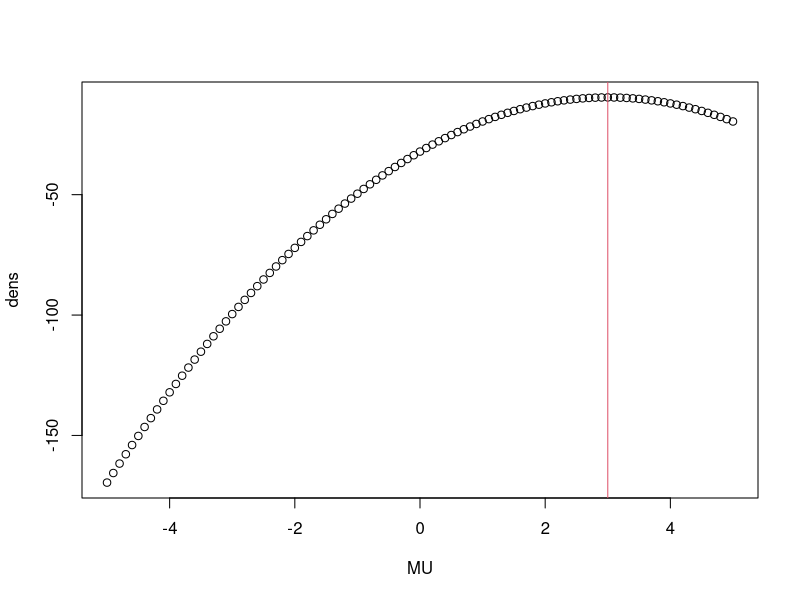
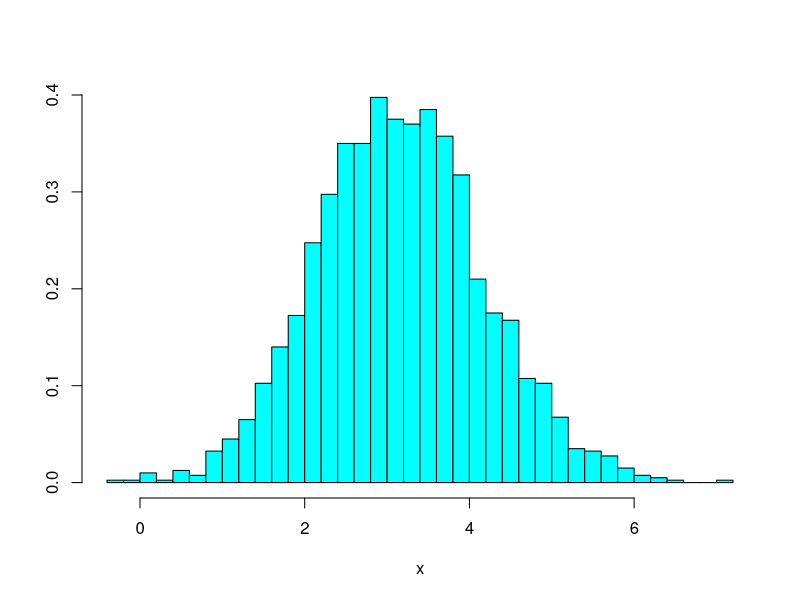
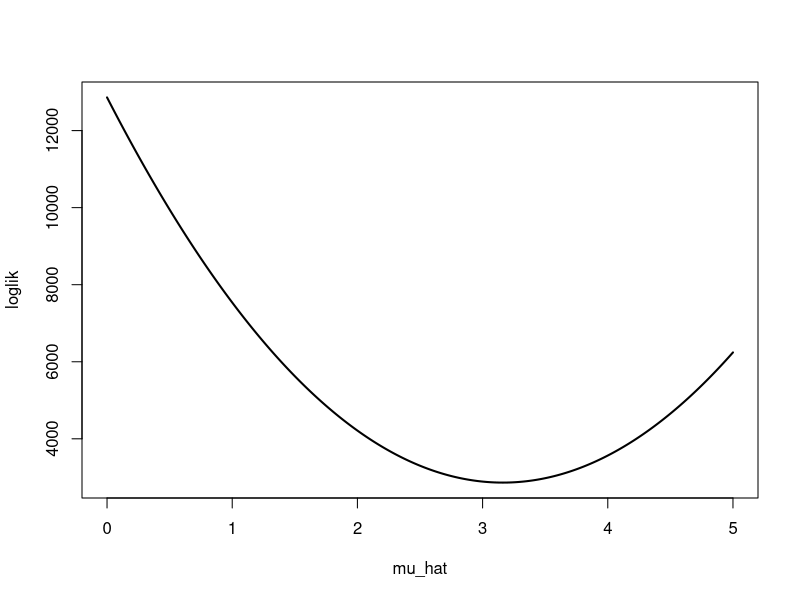

Write R code to recreate these figures, in order.
## R_Demo_Simulation_Learning_Estimate_Mean.R
##########################################################################
## INSTRUCTOR: Christopher Fariss
## COURSE NAME: Advanced Computational Methods for Social Media and Textual Data (3B)
## University of Essex Summer School 2023
##
## Date: 2023-08-09
##
## Please e-mail me if you find any errors or have and suggestions (either email is fine)
## e-mail: cjf0006@gmail.com
## e-mail: cjfariss@umich.edu
##
##########################################################################
## Introduction to tutorial:
##
## (1) This tutorial estimates the mean value from a vector of numeric data using the notion of distance.
## 
## Instead of calculating the mean directly, we will estimate the mean by minimizing a function that compares a range of possible estimates of the mean to the data we obtained in the vector (i.e., distance between possible estimate and each of the data points).
##
## The program below finds a range of possible values.
## These values include the maximum value of the log-likelihood which summarizes the disagreement/distance between a potential estimate of the mean and each of the observed data points in the data vector.
##
## This algorithm will provide the same answer as the algorithm for finding the average, which is taught to each of us in grade school.
##
## We will consider several loss-statistics. 
##
## These loss-statistics simply calculate the distance between a parameter estimate or our best guess AND a set of data points. 
##
## We are calculating distances for each observation in a dataset and summarizing these distances. 
## Sometimes we will call these distances something else: usually error or sometimes difference. 
## We will consider another loss function, gradient descent, later in the course.
##
##########################################################################

x <- 1:5
x


## load packages
pkgs <- c("MASS")
invisible(sapply(pkgs, require, character.only = TRUE))


## define a function that calculates the using the normal distribution function
normal_density <- function(data, mu, sigma){
    1/(sigma*sqrt(2*pi)) * exp(-(data - mu)^2/2*sigma^2)
}

## call the user defined density function
normal_density(data=x, mu=1, sigma=1)
normal_density(data=x, mu=2, sigma=1)
normal_density(data=x, mu=3, sigma=1)
normal_density(data=x, mu=4, sigma=1)
normal_density(data=x, mu=8, sigma=1)
normal_density(data=x, mu=100, sigma=1)

## evaluate the sum of the log-likelihood when we guess that mu is 2
mu_hat <- 2
sigma<-1
sum(log(1/(sigma*sqrt(2*pi)) * exp(-(x - mu_hat)^2/2*sigma^2)))

sum(log(normal_density(data=x, mu=mu_hat, sigma=1)))

sum(log(dnorm(x, mean=mu_hat, sd=1)))

## evaluate the sum of the log-likelihood when we guess that mu is 3
mu_hat <- 3
sum(log(1/(sigma*sqrt(2*pi)) * exp(-(x - mu_hat)^2/2*sigma^2)))

### evaluate the sum of the log-likelihood when we guess that mu is 4
mu_hat <- 4
sum(log(1/(sigma*sqrt(2*pi)) * exp(-(x - mu_hat)^2/2*sigma^2)))

## evaluate the sum of the log-likelihood when we guess that mu is 5
mu_hat <- 5
sum(log(1/(sigma*sqrt(2*pi)) * exp(-(x - mu_hat)^2/2*sigma^2)))

mu_hat <- 20
sum(log(1/(sigma*sqrt(2*pi)) * exp(-(x - mu_hat)^2/2*sigma^2)))

## print x to screen
x

## define an empty vector
dens <- c()

## define a sequence of values
MU <- seq(-5,5,.1)
for(i in 1:length(MU)){
    mu_hat <- MU[i]
    dens[i] <- sum(log(1/(sigma*sqrt(2*pi)) * exp(-(x - mu_hat)^2/2*sigma^2)))
}
par(mfrow=c(1,1))
plot(MU, dens)
abline(v=3, col=2)
## what is the best mu_hat? Is this average of the vector of data?

##########################################################################
## apply the density function and the equation for the log-likelihood, which is a loss function
##########################################################################

## make a very simple dataset
simple_data <- 1:5

## print the data
simple_data


##########################################################################
## what is the density for each value in the dataset if we assume mu, the average, is 1?
normal_density(data=simple_data, mu=1, sigma=1)

## what is the density for each value in the dataset if we assume mu, the average, is 2?
normal_density(data=simple_data, mu=2, sigma=1)

## what is the density for each value in the dataset if we assume mu, the average, is 3?
normal_density(data=simple_data, mu=3, sigma=1)

## what is the density for each value in the dataset if we assume mu, the average, is 4?
normal_density(data=simple_data, mu=4, sigma=1)

## what is the density for each value in the dataset if we assume mu, the average, is 4?
normal_density(data=simple_data, mu=4, sigma=1)

##########################################################################
## note: we can summarize these values by using the loss function defined above, which we called the log-likelihood
##########################################################################

## we can multiple all the densities together to get the likihood statistic
prod(normal_density(data=simple_data, mu=1, sigma=1))
prod(normal_density(data=simple_data, mu=2, sigma=1))
prod(normal_density(data=simple_data, mu=3, sigma=1))
prod(normal_density(data=simple_data, mu=4, sigma=1))
prod(normal_density(data=simple_data, mu=5, sigma=1))

## we can take the sum of the all the logged densities to get the log-likihood statistic (we usually multiply by -1 so the we mind the min instead of the max. consistent with the likihood function)
-sum(log(normal_density(data=simple_data, mu=1, sigma=1)))
-sum(log(normal_density(data=simple_data, mu=2, sigma=1)))
-sum(log(normal_density(data=simple_data, mu=3, sigma=1)))
-sum(log(normal_density(data=simple_data, mu=4, sigma=1)))
-sum(log(normal_density(data=simple_data, mu=5, sigma=1)))

## we can transform the log-likelihood into the likelihood statistic by using the exponentiation function exp()
exp(sum(log(normal_density(data=simple_data, mu=1, sigma=1))))
exp(sum(log(normal_density(data=simple_data, mu=2, sigma=1))))
exp(sum(log(normal_density(data=simple_data, mu=3, sigma=1))))
exp(sum(log(normal_density(data=simple_data, mu=4, sigma=1))))
exp(sum(log(normal_density(data=simple_data, mu=5, sigma=1))))

## another commonly used loss statistic is the root-mean-squared-error which we use in later programs because it is a bit easier to think about
sqrt(mean((simple_data-1)^2))
sqrt(mean((simple_data-2)^2))
sqrt(mean((simple_data-3)^2))
sqrt(mean((simple_data-4)^2))
sqrt(mean((simple_data-5)^2))

##########################################################################
## note: that all of these statistics are in agreement that our best guess at the values of the dataset, in terms of the ability of our single guess to reduce the distance between the guess of the single parameter and each data point is the simple average
##########################################################################

##########################################################################
## let's do this via a simulation now
##########################################################################

## specify the number of units
sample_size <- 2000
sample_size

## take a random draw of units given a mean that we as the researcher/programmer/data-scientist
## let's use pi for fun but it can be any number (note that we are not estimating the variance for this exercise)
x <- rnorm(sample_size, mean=pi, sd=1)

truehist(x)


## specify values of mu to check (what happens as we decrease the distance between guesses?)
mu_hat <- seq(0,5,0.001)

## loop through all values of mu_hat and calculate the loglik statistic for each
loglik <- c()
for(i in 1:length(mu_hat)){
    loglik[i] <- -sum(log(normal_density(data=x, mu=mu_hat[i], sigma=1)))
}

plot(mu_hat, loglik, type="l", lwd=2)

## which value is the minimum?
coordinate <- which(loglik==min(loglik))
coordinate

## which coordinate minimizes the loglik for the best mu_hat value?
mu_hat[coordinate]

## what is the calculated average?
mean(x)

# pass function to optim with initial values
loglik_func <- function(par, data){
    -sum(log(normal_density(data=data, mu=par, sigma=1)))
}

optim.out <- optim(par = c(0), fn=loglik_func, data=x, method="BFGS")
optim.out

## estimate mean from the optim function
optim.out$par

## empirical mean
mean(x)

## the difference between the estimated parameter and the empirical mean is vanishingly small
optim.out$par - mean(x)

##########################################################################
## Question: what if we repeated this process over and over again? 
## Would the average of the simulations coverage towards the true value of pi?
##
## Notes: The Central Limit Theorem (CLT) establishes that when independently generated variables (iid: independent and identically distributed random variables) are added together, the sums or averages of these variables (when normalized) converge towards a normal distribution. 
## This property emerges even if the original variables are not individually normally distributed, as with the roll of a die. 
## The probability of any value from the single roll of die is equivalent to any other value for the same-sided die in the limit (when the number of rolls approaches infinity).
##
##########################################################################
